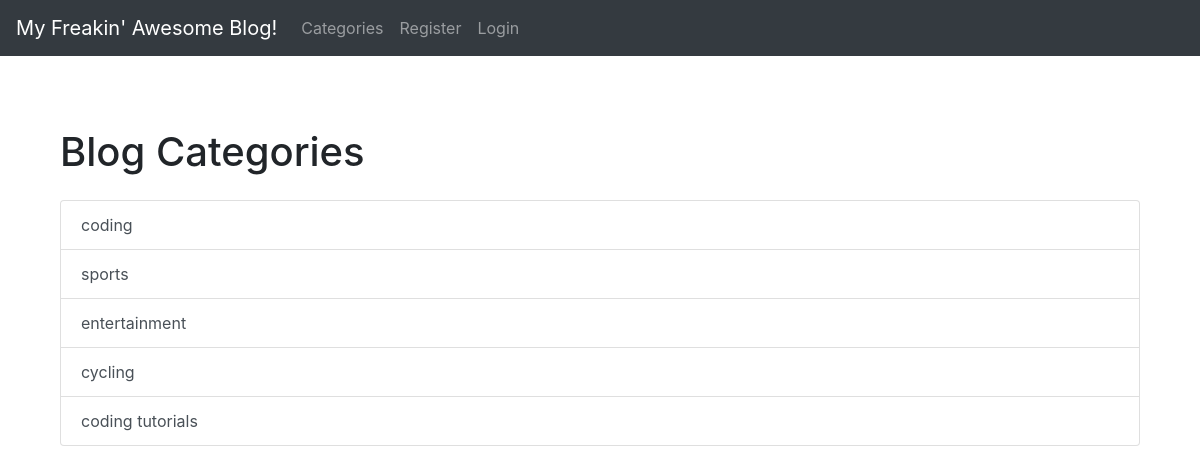
Screenshot of /category-list with the database file from the repository.
### theblog/models.py (models this page shows, shortened)
class Category(models.Model):
    name = models.CharField(max_length=255)
    def __str__(self):
        return self.name

### theblog/views.py (the view)
# urls.py: path('category-list', CategoryListView, name='category-list'),
def CategoryListView(request):
    cat_menu_list = Category.objects.all()
    return render(request, 'category_list.html', {'cat_menu_list':cat_menu_list})

### theblog/templates/category_list.html (shortened to what this page needs)
{% extends 'base.html' %}
{% block content %}
    <div class="container">
        <h1 class="mt-5 mb-4">Blog Categories</h1>
        <div class="list-group">
            {% for item in cat_menu_list %}
                <a href="{% url 'category' item|slugify %}" class="list-group-item list-group-item-action">{{ item }}</a>
            {% endfor %}
        </div>
    </div>
{% endblock %}

### rows the page displays
Category: name "coding"
Category: name "sports"
Category: name "entertainment"
Category: name "cycling"
Category: name "coding tutorials"
